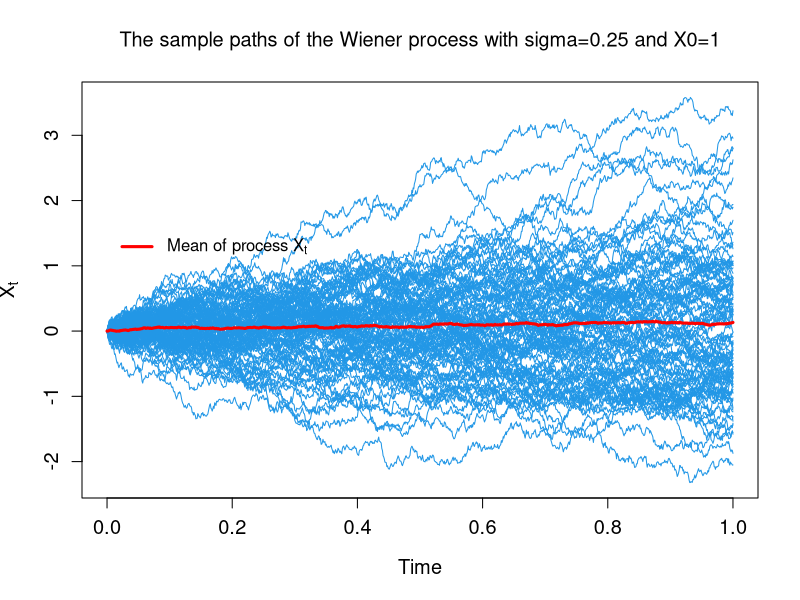

This chart was generated by the following R code:
###########################################
#   Simulation of arithmetic Brownian motion paths
#        SDE:  dXt=mu*dt+sigma*dWt
#   mu in R (drift) and  Sigma>0 (volatility)
#            Author: KACEF,M.A.
#              ENSSEA, 2022
################################################

################################################
#          Arguments 
################################################
# X0 start value of the Arithmetic Brownian Motion, i.e. X(0)=X0
# mu the drift parameter 
# sigma	the volatility of the underlying asset, this is a strictly positive numerical value; for example, 0.25 means a volatility of 25%.
# [t0,T] Time interval, in option pricing we consider that t0 is the purchase date of the contract and T is its maturity.
# N number of simulated paths
# n number of points used to construct a one path of X
################################################

abm=function(n,N,t0,T,X0,mu,sigma,Z){
  delta=(T-t0)/n
  X=matrix(nrow=N,ncol=n+1)
  X[,1]=X0
  for(j in 1:N){
    for(i in 2:(n+1)){
      X[j,i]=X[j,i-1]+mu*delta+sigma*sqrt(delta)*Z[j,i-1]
    }}  
  return(X)
}

#########################################
#           Plot paths function
########################################
plot_paths=function(X,t0,T)
{
  dt=(T-t0)/n
  t=seq(t0,T,by=dt)
  plot(t,type="n",xlim=c(t0,T),ylim=c(min(X),max(X)),ylab=expression(X[t]),xlab="Time",main=expression("The sample paths of the Wiener process with sigma=0.25 and X0=1"),cex.lab=1.2,cex.axis=1.2)
  for (j in 1:N)
  {
    lines(t,X[j,],col="#2297E6")
  }
}
########################################
# Example of paths simulation of abm
########################################
n=10^3
N=100
t0=0
T=1
X0=0
mu=0
sigma=1
Z=matrix(rnorm(N*n),nrow=N,ncol=n)
X=abm(n,N,t0,T,X0,mu,sigma,Z)
plot_paths(X,t0,T)

# plot mean of S
y<-vector()
for(i in 1:(n+1)){
  y[i]<-mean(X[,i])
}
t=seq(from=0,to=1,length.out=n+1)
lines(t,y,col="red",lwd=3,type='l')
legend(x=0,y=1.6,legend =expression("Mean of process "* X[t]), col ="red",lty=1,bty="n",lwd=3)
##########################################




